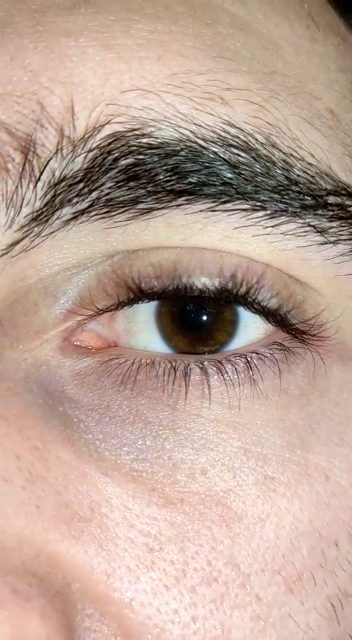
#> input picture frame 24 of ojo1.mp4, 352 x 640 px
$ python traker.py
#> lines starting #> are read from the running program, lines starting #| are printed output that depends on the picture; after the words box and inside, x2 and y2 are one past the last pixel; in counts of white or black regions, pixels touching at a corner belong together
import cv2
import numpy as np


def drawingLines(contours,crop,rows,cols):

    for cnt in contours:
            (x, y, w, h) = cv2.boundingRect(cnt)

            #print("x,y,w,h:",x,y,w,h)
            if x>120 and (y<70 and y>55):
                cv2.putText(crop,'Up',(50,50),cv2.FONT_HERSHEY_SIMPLEX,1,(255,0,0),1,cv2.LINE_AA)
            elif x>rows/2 and y>90:
                cv2.putText(crop,'Left',(50,50),cv2.FONT_HERSHEY_SIMPLEX,1,(255,0,0),1,cv2.LINE_AA)
            elif (x>50 and x<75) and y<105:
                cv2.putText(crop,'Right',(50,50),cv2.FONT_HERSHEY_SIMPLEX,1,(255,0,0),1,cv2.LINE_AA)
            elif x<100 and y<120:
                cv2.putText(crop,'Down',(50,50),cv2.FONT_HERSHEY_SIMPLEX,1,(255,0,0),1,cv2.LINE_AA)

            cv2.rectangle(crop, (x,y), (x + w, y + h), (255, 0, 0),2)
            cv2.line(crop, (x + int(w/2), 0), (x + int(w/2),rows), (0, 0, 255), 2)
            cv2.line(crop, (0, y + int(h/2)), (cols, y + int(h/2)), (0, 0, 255), 2)
            break


def applyingGrayScale(crop):

        gray_crop = cv2.cvtColor(crop, cv2.COLOR_BGR2GRAY)
        gray_crop = cv2.GaussianBlur(gray_crop, (7,7), 0)
        return gray_crop


def contoursCoordinates(gray_crop):

    _,thresholds = cv2.threshold(gray_crop, 5, 255, cv2.THRESH_BINARY_INV)
    contours, _ = cv2.findContours(thresholds,cv2.RETR_LIST,cv2.CHAIN_APPROX_SIMPLE)
    print("FLAG-----------------------------------------------------------------")
    for countor in contours:
        for c in countor:
            print(c[0][0],",",c[0][1])
    contours = sorted(contours, key = lambda x:cv2.contourArea(x), reverse=True)
    return contours

def main():

    cap = cv2.VideoCapture("ojo1.mp4")

    while True:
        ret, frame = cap.read()
#> frame is the input picture: shape (640, 352, 3); mean B, G, R 152.9, 166.2, 190.9

        if ret is False:
            break

        crop = frame[200:450, 50:300]
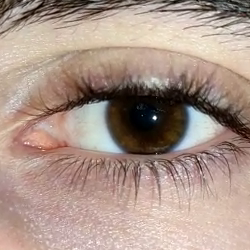
#> crop: shape (250, 250, 3); mean B, G, R 137.6, 148.7, 170.2

        rows, cols, _ = crop.shape
#> rows = 250; cols = 250
        gray_crop = applyingGrayScale(crop)
#> in applyingGrayScale, `gray_crop = cv2.cvtColor(crop, cv2.COLOR_BGR2GRAY)`:
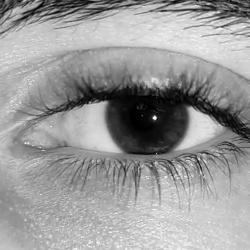
#> gray_crop: shape (250, 250); min 0, max 255, mean 153.8
#> in applyingGrayScale, `gray_crop = cv2.GaussianBlur(gray_crop, (7,7), 0)`:
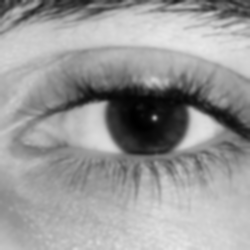
#> gray_crop: shape (250, 250); min 0, max 232, mean 153.8
        contours = contoursCoordinates(gray_crop)
#> in contoursCoordinates, `_,thresholds = cv2.threshold(gray_crop, 5, 255, cv2.THRESH_BINARY_INV)`:
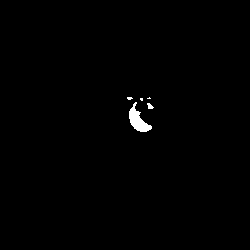
#> thresholds: shape (250, 250); 0.59% white; 5 white regions (3 under 20 px)
#> in contoursCoordinates, `contours, _ = cv2.findContours(thresholds,cv2.RETR_LIST,cv2.CHAIN_APPR..`: contours = 5 contours, 4 with area under 20; largest, box (x1, y1, x2, y2) and area: (129, 102, 152, 132) 276
#> the loop in contoursCoordinates, `for countor in contours:` made 5 passes
#> countor on pass 4: [[149, 97], [148, 98], [147, 98], [150, 98]]
#> (printed output is left out)
        drawingLines(contours,crop,rows,cols)
#> the loop in drawingLines, `for cnt in contours:` made 1 pass
#> (x, y, w, h) on pass 1: (129, 102, 23, 30)
#> after the loop in drawingLines, `for cnt in contours:`:
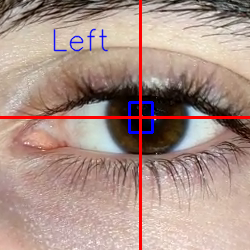
#> crop: shape (250, 250, 3); 3.5% of pixels changed, all inside (x1, y1, x2, y2) = (0, 0, 250, 250)

        cv2.imshow("frame", crop)

        if cv2.waitKey(30) & 0xFF == ord('q'):
#> (key q is pressed here)
            break

    cv2.destroyAllWindows()

if '__main__' == main():
    main()

$ run again, starting later in the video
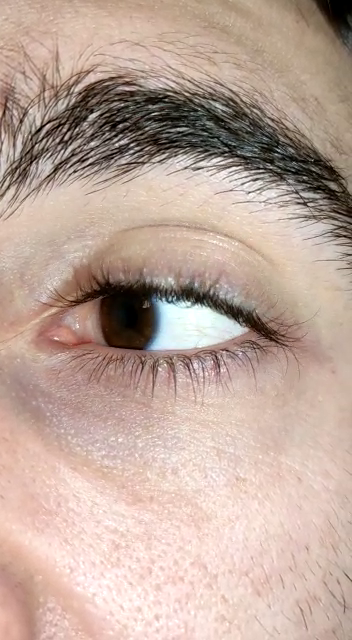
#> input picture frame 196 of ojo1.mp4, 352 x 640 px
#> in main, frame is the input picture: shape (640, 352, 3); mean B, G, R 155.7, 167.5, 190.4
#> in contoursCoordinates, `_,thresholds = cv2.threshold(gray_crop, 5, 255, cv2.THRESH_BINARY_INV)`:
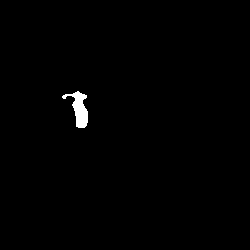
#> thresholds: shape (250, 250); 0.71% white; 1 white region
#> in contoursCoordinates, `contours, _ = cv2.findContours(thresholds,cv2.RETR_LIST,cv2.CHAIN_APPR..`: contours = 1 contour; box (x1, y1, x2, y2) and area: (62, 91, 88, 128) 387
#> the loop in contoursCoordinates, `for countor in contours:` made 1 pass
#> (printed output is left out)
#> the loop in drawingLines, `for cnt in contours:` made 1 pass
#> (x, y, w, h) on pass 1: (62, 91, 26, 37)
#> after the loop in drawingLines, `for cnt in contours:`:
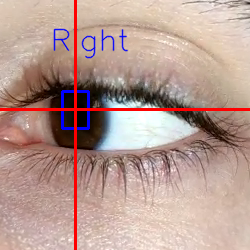
#> crop: shape (250, 250, 3); mean B, G, R 146.7, 155.1, 183.3
